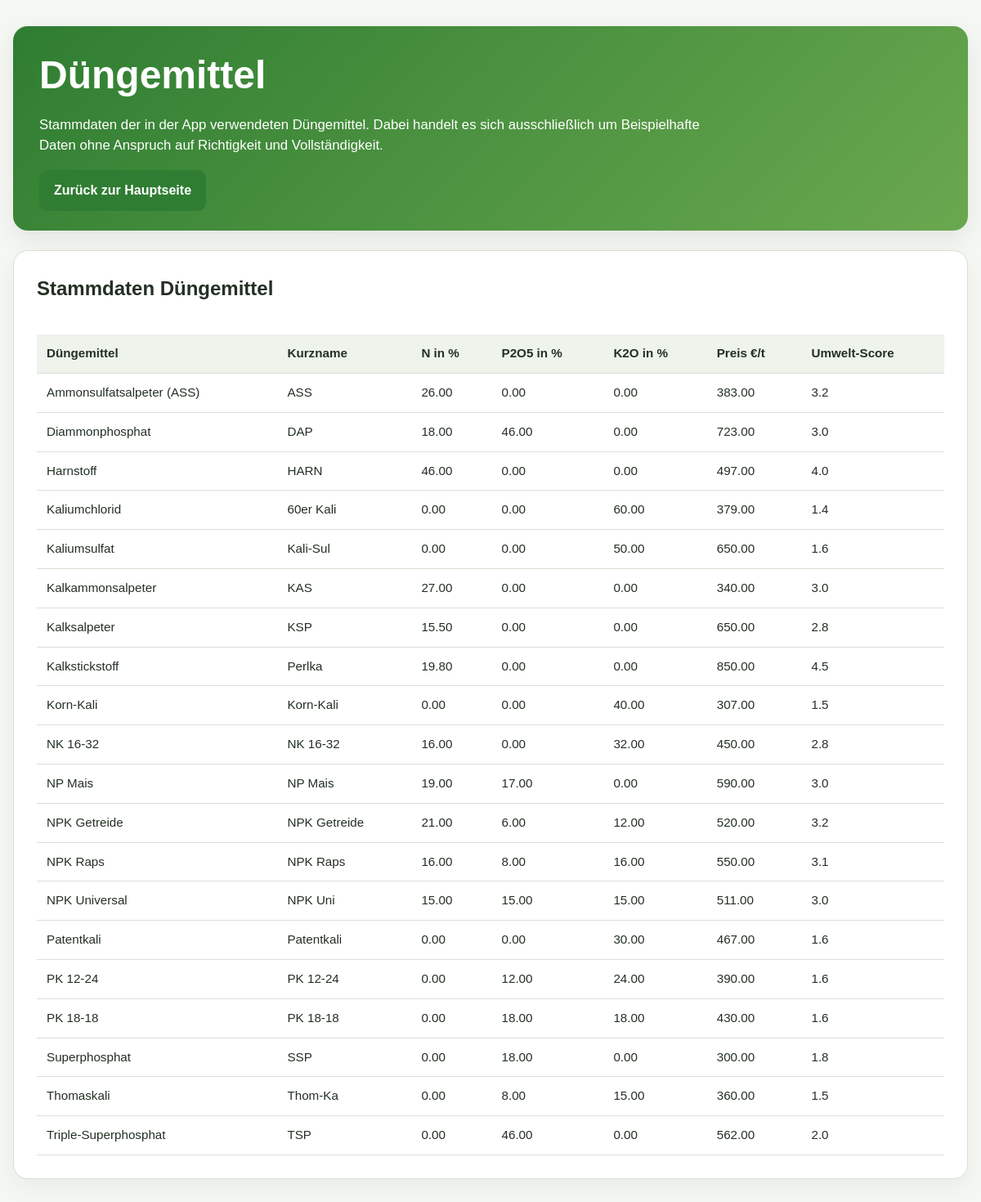
The app's page /fertilizers.php with its own data.
### tables this page shows
CREATE TABLE IF NOT EXISTS fertilizers (
    id INT UNSIGNED NOT NULL AUTO_INCREMENT,
    name VARCHAR(120) NOT NULL,
    short_name VARCHAR(40) NOT NULL,
    n_percent DECIMAL(5,2) NOT NULL DEFAULT 0,
    p2o5_percent DECIMAL(5,2) NOT NULL DEFAULT 0,
    k2o_percent DECIMAL(5,2) NOT NULL DEFAULT 0,
    price_per_ton DECIMAL(10,2) NOT NULL,
    environmental_score DECIMAL(3,1) NOT NULL DEFAULT 1.0,
    PRIMARY KEY (id),
    UNIQUE KEY uq_fertilizers_short_name (short_name)
);

### fertilizers.php (the view, shortened to what this page needs)
<?php
$pdo = require __DIR__ . '/app/db.php';
function e(string|int|float|null $value): string
{
    return htmlspecialchars((string) $value, ENT_QUOTES, 'UTF-8');
}
$stmt = $pdo->query(
    'SELECT name, short_name, n_percent, p2o5_percent, k2o_percent, price_per_ton, environmental_score
     FROM fertilizers
     ORDER BY name ASC'
);
$fertilizers = $stmt->fetchAll();
?>
<!doctype html>
<html lang="de">
<head>
    <link rel="stylesheet" href="assets/style.css">
</head>
<body>
<main class="container">
    <section class="hero compact">
        <h1>Düngemittel</h1>
        <p>
            Stammdaten der in der App verwendeten Düngemittel.
            Dabei handelt es sich ausschließlich um Beispielhafte Daten ohne Anspruch auf Richtigkeit und Vollständigkeit.
        </p>
        <a href="index.php" class="back-link">Zurück zur Hauptseite</a>
    </section>
    <section class="card">
        <h2>Stammdaten Düngemittel</h2>
        <div class="table-wrapper">
            <table>
                <thead>
                <tr>
                    <th>Düngemittel</th>
                    <th>Kurzname</th>
                    <th>N in %</th>
                    <th>P2O5 in %</th>
                    <th>K2O in %</th>
                    <th>Preis €/t</th>
                    <th>Umwelt-Score</th>
                </tr>
                </thead>
                <tbody>
                <?php foreach ($fertilizers as $fertilizer): ?>
                    <tr>
                        <td><?= e($fertilizer['name']) ?></td>
                        <td><?= e($fertilizer['short_name']) ?></td>
                        <td><?= e($fertilizer['n_percent']) ?></td>
                        <td><?= e($fertilizer['p2o5_percent']) ?></td>
                        <td><?= e($fertilizer['k2o_percent']) ?></td>
                        <td><?= e($fertilizer['price_per_ton']) ?></td>
                        <td><?= e($fertilizer['environmental_score']) ?></td>
                    </tr>
                <?php endforeach; ?>
                </tbody>
            </table>
        </div>
    </section>
</main>
</body>
</html>

### assets/style.css (style rules this page uses)
:root { --bg: #f4f7f2; --card: #ffffff; --text: #243024; --muted: #667066; --primary: #2f7d32; --primary-dark: #225f25; --border: #d8e1d4; --pareto: #eef8ec; }
* { box-sizing: border-box; }
body { margin: 0; font-family: Arial, Helvetica, sans-serif; background: var(--bg); color: var(--text); line-height: 1.5; }
.container { width: min(1180px, calc(100% - 32px)); margin: 32px auto; }
.hero { background: linear-gradient(135deg, #2f7d32, #6aa84f); color: white; padding: 32px; border-radius: 18px; margin-bottom: 24px; box-shadow: 0 10px 30px rgba(0, 0, 0, 0.08); }
.hero.compact { padding: 24px 32px; }
.hero.compact .back-link { margin-top: 18px; }
.hero h1 { margin: 0 0 12px; font-size: clamp(2rem, 4vw, 3rem); }
.hero p { max-width: 850px; margin: 0; font-size: 1.05rem; }
.card { background: var(--card); border: 1px solid var(--border); border-radius: 18px; padding: 28px; box-shadow: 0 10px 30px rgba(0, 0, 0, 0.05); }
.card h2 { margin-top: 0; }
button, .back-link, .data-button { display: inline-block; border: none; background: var(--primary); color: white; text-decoration: none; padding: 13px 18px; border-radius: 10px; font-weight: 700; cursor: pointer; font-size: 1rem; }
.table-wrapper { overflow-x: auto; }
table { width: 100%; border-collapse: collapse; margin-top: 18px; font-size: 0.95rem; }
th, td { padding: 12px; border-bottom: 1px solid var(--border); vertical-align: top; text-align: left; }
th { background: #eef3ec; font-weight: 700; }

### records on screen
fertilizers: name "Ammonsulfatsalpeter (ASS)", short_name "ASS", n_percent "26.00", p2o5_percent "0.00", k2o_percent "0.00", price_per_ton "383.00", environmental_score "3.2"
fertilizers: name "Diammonphosphat", short_name "DAP", n_percent "18.00", p2o5_percent "46.00", k2o_percent "0.00", price_per_ton "723.00", environmental_score "3.0"
fertilizers: name "Harnstoff", short_name "HARN", n_percent "46.00", p2o5_percent "0.00", k2o_percent "0.00", price_per_ton "497.00", environmental_score "4.0"
fertilizers: name "Kaliumchlorid", short_name "60er Kali", n_percent "0.00", p2o5_percent "0.00", k2o_percent "60.00", price_per_ton "379.00", environmental_score "1.4"
fertilizers: name "Kaliumsulfat", short_name "Kali-Sul", n_percent "0.00", p2o5_percent "0.00", k2o_percent "50.00", price_per_ton "650.00", environmental_score "1.6"
fertilizers: name "Kalkammonsalpeter", short_name "KAS", n_percent "27.00", p2o5_percent "0.00", k2o_percent "0.00", price_per_ton "340.00", environmental_score "3.0"
fertilizers: name "Kalksalpeter", short_name "KSP", n_percent "15.50", p2o5_percent "0.00", k2o_percent "0.00", price_per_ton "650.00", environmental_score "2.8"
fertilizers: name "Kalkstickstoff", short_name "Perlka", n_percent "19.80", p2o5_percent "0.00", k2o_percent "0.00", price_per_ton "850.00", environmental_score "4.5"
fertilizers: name "Korn-Kali", short_name "Korn-Kali", n_percent "0.00", p2o5_percent "0.00", k2o_percent "40.00", price_per_ton "307.00", environmental_score "1.5"
fertilizers: name "NK 16-32", short_name "NK 16-32", n_percent "16.00", p2o5_percent "0.00", k2o_percent "32.00", price_per_ton "450.00", environmental_score "2.8"
fertilizers: name "NP Mais", short_name "NP Mais", n_percent "19.00", p2o5_percent "17.00", k2o_percent "0.00", price_per_ton "590.00", environmental_score "3.0"
fertilizers: name "NPK Getreide", short_name "NPK Getreide", n_percent "21.00", p2o5_percent "6.00", k2o_percent "12.00", price_per_ton "520.00", environmental_score "3.2"
fertilizers: name "NPK Raps", short_name "NPK Raps", n_percent "16.00", p2o5_percent "8.00", k2o_percent "16.00", price_per_ton "550.00", environmental_score "3.1"
fertilizers: name "NPK Universal", short_name "NPK Uni", n_percent "15.00", p2o5_percent "15.00", k2o_percent "15.00", price_per_ton "511.00", environmental_score "3.0"
fertilizers: name "Patentkali", short_name "Patentkali", n_percent "0.00", p2o5_percent "0.00", k2o_percent "30.00", price_per_ton "467.00", environmental_score "1.6"
fertilizers: name "PK 12-24", short_name "PK 12-24", n_percent "0.00", p2o5_percent "12.00", k2o_percent "24.00", price_per_ton "390.00", environmental_score "1.6"
fertilizers: name "PK 18-18", short_name "PK 18-18", n_percent "0.00", p2o5_percent "18.00", k2o_percent "18.00", price_per_ton "430.00", environmental_score "1.6"
fertilizers: name "Superphosphat", short_name "SSP", n_percent "0.00", p2o5_percent "18.00", k2o_percent "0.00", price_per_ton "300.00", environmental_score "1.8"
fertilizers: name "Thomaskali", short_name "Thom-Ka", n_percent "0.00", p2o5_percent "8.00", k2o_percent "15.00", price_per_ton "360.00", environmental_score "1.5"
fertilizers: name "Triple-Superphosphat", short_name "TSP", n_percent "0.00", p2o5_percent "46.00", k2o_percent "0.00", price_per_ton "562.00", environmental_score "2.0"
